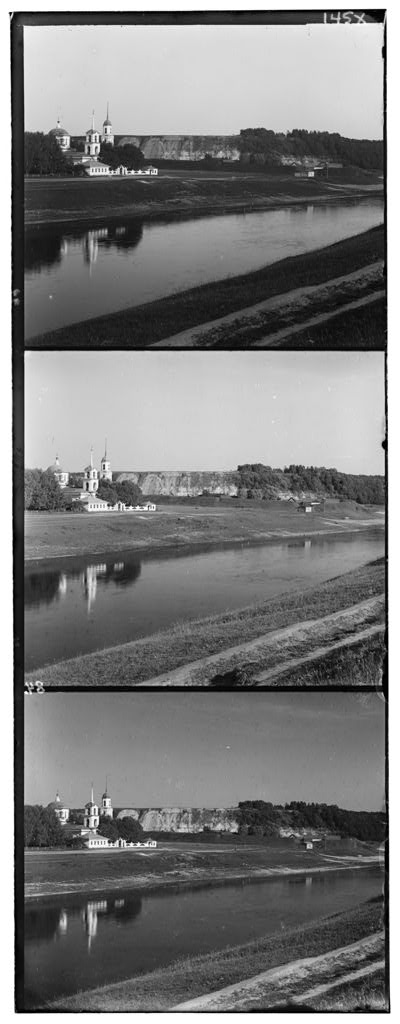
%> input picture Project-1/data/prokudin-gorskii/00125v.jpg, 400 x 1024 px
$ octave --eval "result = detectBlobsScaleImage(imread('../../../Project-1/data/prokudin-gorskii/00125v.jpg'));"   (GNU Octave 9; MATLAB toolbox functions it lacks are replaced by stand-ins)
%> lines starting %> are read from the running program, lines starting %| are printed output that depends on the picture
function blobs = detectBlobsScaleImage(im)
% DETECTBLOBS detects blobs in an image
%   BLOBS = DETECTBLOBSCALEIMAGE(IM, PARAM) detects multi-scale blobs in IM.
%   The method uses the Laplacian of Gaussian filter to find blobs across
%   scale space. This version of the code scales the image and keeps the
%   filter same for speed.
%
% Input:
%   IM - input image
%
% Ouput:
%   BLOBS - n x 4 array with blob in each row in (x, y, radius, score)
%
% This code is part of:
%
%   CMPSCI 670: Computer Vision, Fall 2014
%   University of Massachusetts, Amherst
%   Instructor: Subhransu Maji
%
%   Homework 3: Blob detector


%Convert to grayscale and double
im=rgb2gray(im);
%> im is the input picture: size 1024x400 uint8; min 0, max 255, mean 124.2
im=im2double(im);
%> im: size 1024x400 double


%Specify sigma, n, k and initialize scalespace
sigma=2.5;
k=sqrt(2);
sigma_final = k.^12;
n = ceil((log(sigma_final) - log(sigma))/log(k));
[h,w]=size(im);
%> h = 1024; w = 400
scalespace=zeros(h,w,n);

%Create LoG filter of fixed size
filt_size=2*ceil(3*sigma)+1;
LoG = sigma^2 * fspecial('log', filt_size, sigma);%Normalized LoG filter

%Rescale the image and filter it
im_res = im;
for i = 1:n
    im_filt = imfilter(im_res, LoG, 'same', 'replicate');
    im_filt = im_filt .^ 2;
    scalespace(:,:,i) = imresize(im_filt, size(im), 'bicubic'); %performs bicubic interpolation
    if i < n
        im_res = imresize(im, 1/(k^i), 'bicubic');%Downsampling
    end
end
%> this loop made 10 passes
%> pass 1, in detectBlobsScaleImage, `im_filt = imfilter(im_res, LoG, 'same', 'replicate');`:
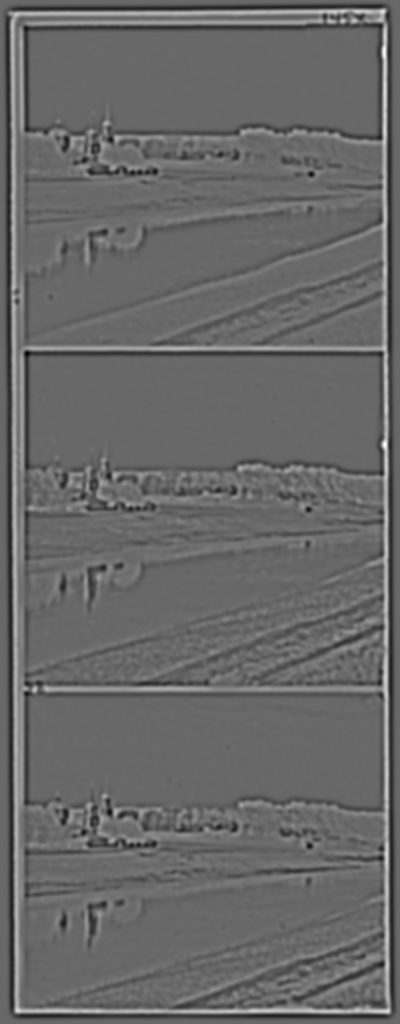
%> im_filt: size 1024x400 double; min -0.337, max 0.485, mean 1.81e-08; drawn with min black and max white
%> pass 1, in detectBlobsScaleImage, `im_filt = im_filt .^ 2;`:
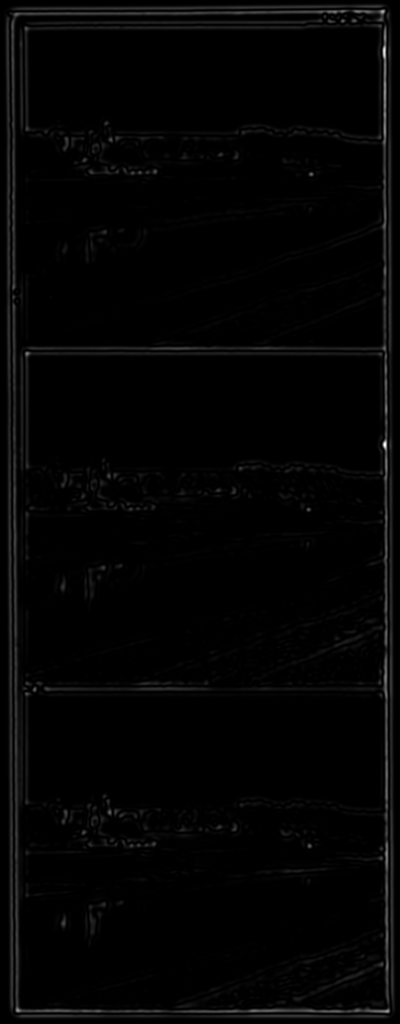
%> im_filt: size 1024x400 double; min 1.55e-32, max 0.236, mean 0.00367; drawn with min black and max white
%> pass 2, in detectBlobsScaleImage, `im_filt = imfilter(im_res, LoG, 'same', 'replicate');`:
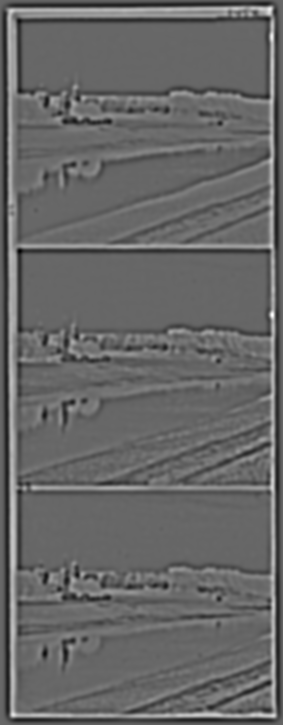
%> im_filt: size 725x283 double; min -0.322, max 0.473, mean 2.08e-05; drawn with min black and max white

%Non-maximum suppression for each space-scale slice
supp_size=3;
supp_space=zeros(h,w,n);
for i =1:n
    supp_space(:,:,i)=ordfilt2(scalespace(:,:,i),9,ones(supp_size));
end
%Non-maximum supression between scales and threshold
for i=1:n
    supp_space(:,:,i) = max(supp_space(:,:,max(i-1,1):min(i+1,n)),[],3);
end
supp_space = supp_space .* (supp_space == scalespace);


%Create blobs
r = [];
c = [];
rad = [];
val = [];
for i=1:n
    %Set threshold
    [rows, cols,value] = find(supp_space(:,:,i).*(supp_space(:,:,i)>= 0.005));
    numblobs = length(rows);
    if(numblobs >0)
        %Get values
        radii =  sigma * k^(i-1) * sqrt(2);
        radii = repmat(radii, numblobs, 1);
        r = [r; rows];
        c = [c; cols];
        val = [val;value];
        rad = [rad; radii];
    end
end
%> this loop made 10 passes
%> (rows, cols, value, numblobs, radii) on pass 10: ([944; 632; 298; 80; 776; 416; 882], [79; 80; 88; 131; 173; 190; 321], [0.0405; 0.0142; 0.0188; 0.0468; 0.0126; 0.0569; 0.021], 7, [80; 80; 80; 80; 80; 80; 80])
%> (rows, cols, numblobs) on pass 9: ([194; 657; 184; 183; 182; 778; 314; 406; 309], [58; 58; 150; 163; 167; 190; 237; 276; 340], 9)
%> after the loop, c = 2193 values, max 400 at index 1931, min 1 at index 1732, mean 206.8; r = 2193 values, max 1024 at index 1824, min 1 at index 1858, mean 506.4; rad = 2193 values from 3.54 to 80; val = 2193 values, max 0.289 at index 1911, min 0.005 at index 392, mean 0.0321


blobs = [c,r,rad,val];
%> blobs = 2193 rows, first 8: [8 32 3.54 0.0479; 8 40 3.54 0.046; 8 45 3.54 0.0457; 8 54 3.54 0.0453; 8 63 3.54 0.0471; 9 73 3.54 0.0433; 9 89 3.54 0.0463; 9 99 3.54 0.0434]
%> `result = detectBlobsScaleImage(imread('../../../Project-1/data/prokudi..`: result has the same summary as blobs in detectBlobsScaleImage

$ run again, on Project-1/data/prokudin-gorskii/00153v.jpg
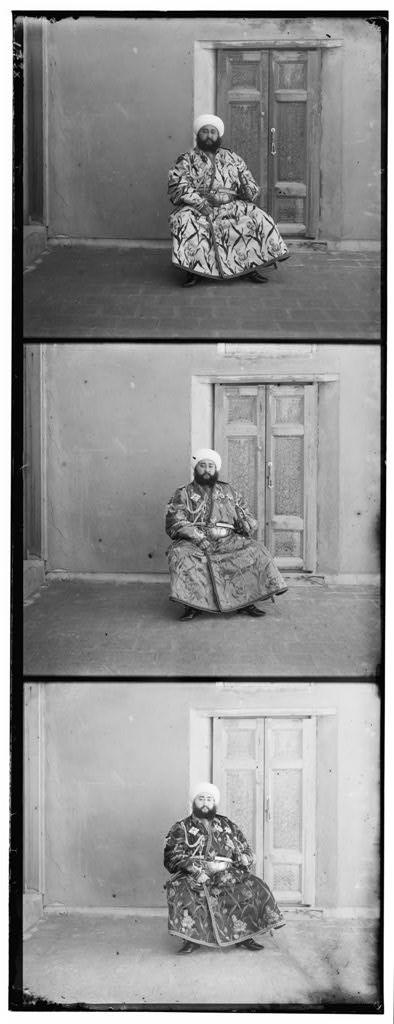
%> input picture Project-1/data/prokudin-gorskii/00153v.jpg, 394 x 1024 px
%> in detectBlobsScaleImage, im is the input picture: size 1024x394 uint8; min 0, max 255, mean 145.2
%> im: size 1024x394 double
%> the loop in detectBlobsScaleImage, `for i = 1:n` made 10 passes
%> pass 1, in detectBlobsScaleImage, `im_filt = im_filt .^ 2;`:
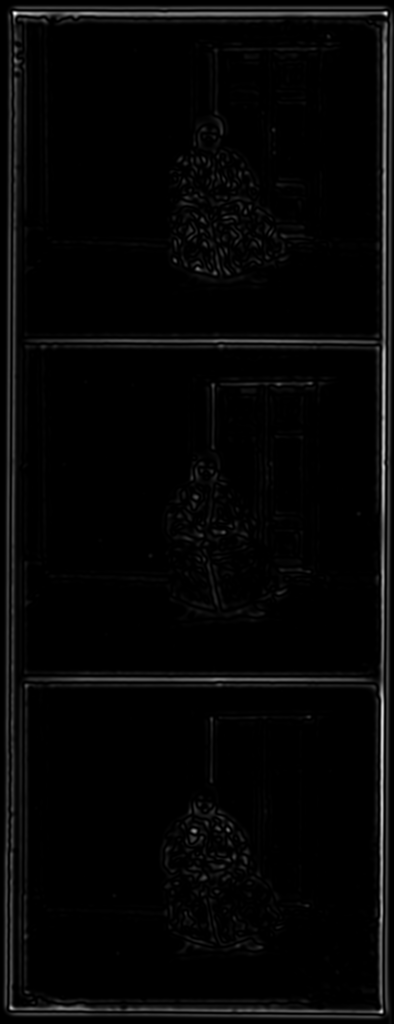
%> im_filt: size 1024x394 double; min 3.7e-15, max 0.192, mean 0.00453; drawn with min black and max white
%> pass 2, in detectBlobsScaleImage, `im_filt = imfilter(im_res, LoG, 'same', 'replicate');`:
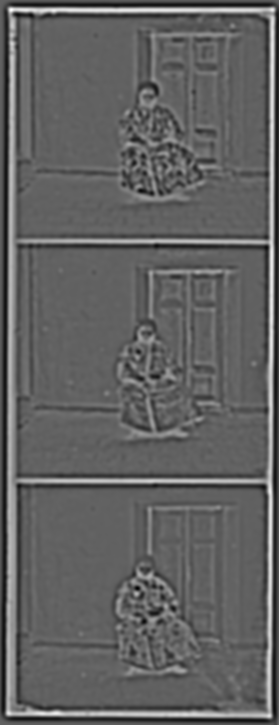
%> im_filt: size 725x279 double; min -0.283, max 0.456, mean 0.000357; drawn with min black and max white
%> the loop in detectBlobsScaleImage, `for i=1:n` made 10 passes
%> (rows, cols, value, numblobs, radii) on passes 9 to 10: ([298; 295; 522; 137; 301; 392], [56; 162; 177; 276; 281; 340], [0.0371; 0.0138; 0.00503; 0.00959; 0.00795; 0.0144], 6, [56.57; 56.57; 56.57; 56.57; 56.57; 56.57]), ([278; 752; 992; 409; 598; 757; 413], [85; 108; 124; 150; 179; 295; 338], [0.0251; 0.0224; 0.00605; 0.0233; 0.0106; 0.021; 0.0124], 7, [80; 80; 80; 80; 80; 80; 80])
%> after the loop in detectBlobsScaleImage, `for i=1:n`: c = 1967 values, max 394 at index 1666, min 1 at index 1677, mean 212.4; r = 1967 values, max 1024 at index 1121, min 1 at index 1748, mean 500.6; rad = 1967 values from 3.54 to 80; val = 1967 values, max 0.222 at index 1842, min 0.00502 at index 912, mean 0.0331
%> blobs = 1967 rows, first 8: [7 863 3.54 0.0542; 7 901 3.54 0.0529; 7 911 3.54 0.051; 7 922 3.54 0.0528; 7 931 3.54 0.0528; 7 937 3.54 0.0517; 7 946 3.54 0.0521; 7 958 3.54 0.0533]
%> result has the same summary as blobs in detectBlobsScaleImage

$ run again, on Project-1/data/prokudin-gorskii/00351v.jpg
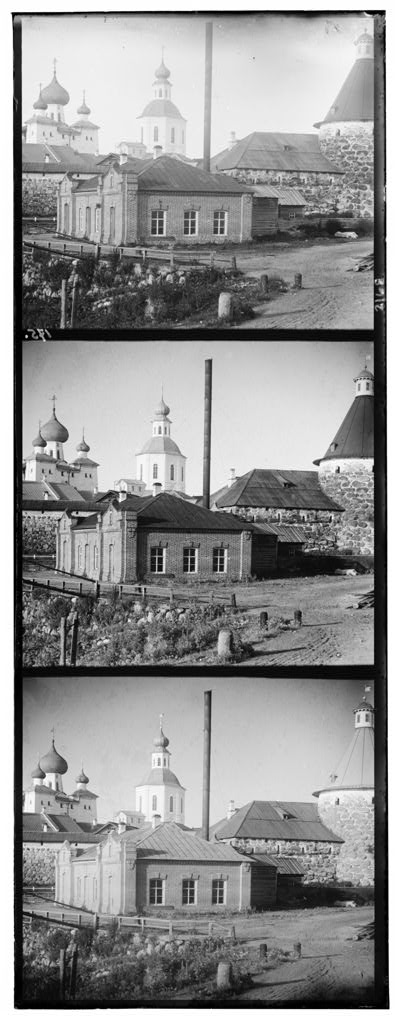
%> input picture Project-1/data/prokudin-gorskii/00351v.jpg, 396 x 1024 px
%> in detectBlobsScaleImage, im is the input picture: size 1024x396 uint8; min 0, max 255, mean 146.8
%> im: size 1024x396 double
%> the loop in detectBlobsScaleImage, `for i = 1:n` made 10 passes
%> pass 1, in detectBlobsScaleImage, `im_filt = im_filt .^ 2;`:
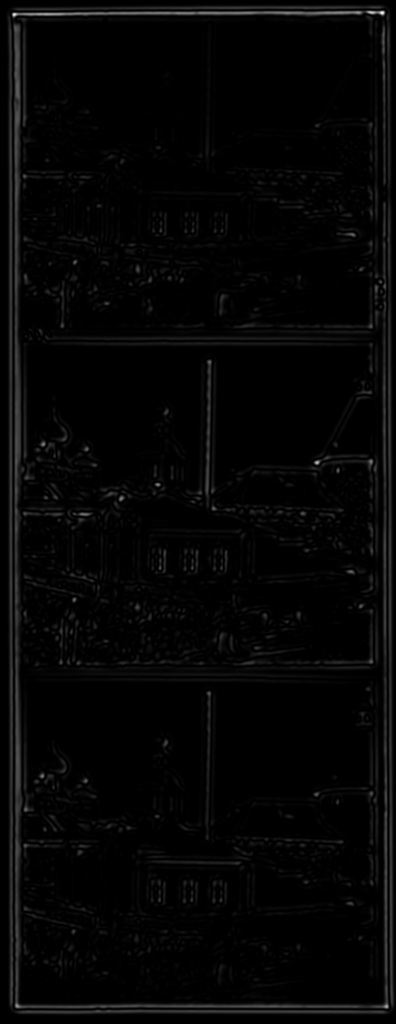
%> im_filt: size 1024x396 double; min 1.55e-32, max 0.216, mean 0.00467; drawn with min black and max white
%> pass 2, in detectBlobsScaleImage, `im_filt = imfilter(im_res, LoG, 'same', 'replicate');`:
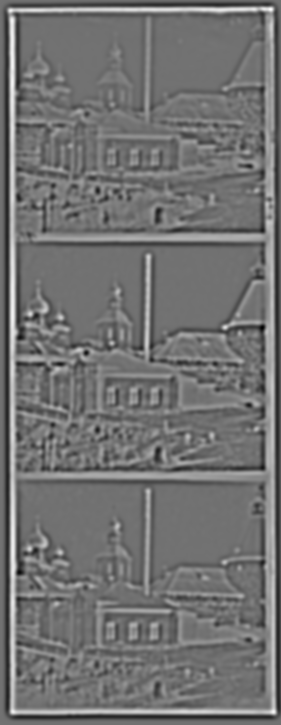
%> im_filt: size 725x281 double; min -0.342, max 0.422, mean 0.000157; drawn with min black and max white
%> the loop in detectBlobsScaleImage, `for i=1:n` made 10 passes
%> (rows, cols, value, numblobs, radii) on passes 9 to 10: ([658; 307; 309; 536; 216], [56; 60; 192; 280; 310], [0.0507; 0.0764; 0.0385; 0.0373; 0.0156], 5, [56.57; 56.57; 56.57; 56.57; 56.57]), ([96; 421; 770; 416; 97; 767], [123; 145; 153; 271; 280; 297], [0.0269; 0.0593; 0.032; 0.0714; 0.028; 0.041], 6, [80; 80; 80; 80; 80; 80])
%> after the loop in detectBlobsScaleImage, `for i=1:n`: c = 3201 values, max 396 at index 2755, min 1 at index 2964, mean 194.9; r = 3201 values, max 1024 at index 3084, min 1 at index 2782, mean 533.2; rad = 3201 values from 3.54 to 80; val = 3201 values, max 0.216 at index 1926, min 0.00501 at index 1768, mean 0.0264
